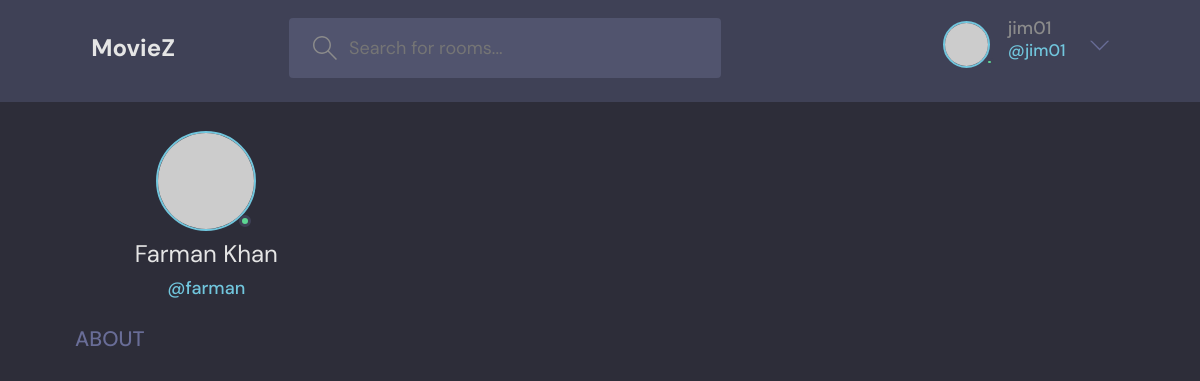
/account/profile/1 (signed in), run on the app's committed database.
### accounts/models.py (models this page shows, shortened)
class User(AbstractUser):
    ROLE_CHOICES = [
        ('member', 'Member'),
        ('admin', 'Admin')
    ]
    email = models.EmailField(unique=True, null=True)
    role = models.CharField(max_length= 30, choices = ROLE_CHOICES, default='member')
    USERNAME_FIELD = 'email'
    REQUIRED_FIELDS = []

### accounts/views.py (the view)
# urls.py: path('profile/<str:id>',views.userProfile, name="user-profile"),
def userProfile(request,id):
    profile = User.objects.get(pk=id)
    data={
        'profile':profile
    }
    return render(request,'accounts/profile.html',data)

### templates/accounts/profile.html (shortened to what this page needs)
{% extends 'main.html' %}
{% block content %}
<main class="profile-page layout layout--3">
    <div class="container">
      <div class="roomList">
        <div class="profile">
          <div class="profile__avatar">
            <div class="avatar avatar--large active">
              <img src="https://randomuser.me/api/portraits/men/11.jpg" />
            </div>
          </div>
          <div class="profile__info">
            <h3>{{profile.first_name}} {{profile.last_name}}</h3>
            <p>@{{profile.username}}</p>
          </div>
          <div class="profile__about">
            <h3>About</h3>
          </div>
        </div>
      </div>
    </div>
  </main>
{% endblock content %}

### templates/inc/header.html (shortened to what this page needs)
{% load static %}
<header class="header header--loggedIn">
    <div class="container">
      <a href="/" class="header__logo">
        <h1>MovieZ</h1>
      </a>
      <form class="header__search" action="{% url 'home' %}" method="GET">
        <label>
          <input name='q' placeholder="Search for rooms..." />
        </label>
      </form>
      <nav class="header__menu">
        {% if request.user.is_authenticated %}
        <div class="header__user">
          <a href="{% url 'user-profile' user.id %}">
            <div class="avatar avatar--medium active">
              <img src="https://randomuser.me/api/portraits/men/37.jpg" />
            </div>
            <p>{{user.username}}<span>@{{user.username}}</span></p>
          </a>
          <button class="dropdown-button">
            <svg version="1.1" xmlns="http://www.w3.org/2000/svg" width="32" height="32" viewBox="0 0 32 32">
              <title>chevron-down</title>
              <path d="M16 21l-13-13h-3l16 16 16-16h-3l-13 13z"></path>
            </svg>
          </button>
        </div>
        {% else %}
        <a href="{% url 'login' %}">
          <img src="{% static 'images/avatar.svg' %}" />
          <p>Login</p>
        </a>
        {% endif %}
      </nav>
    </div>
  </header>

### moviez/static/css/base.css (style rules this page uses)
:root { --primary: #232730; --secondary: #3a3e45; --white: #888787; --accent: #e56237; }
body { background-color: var(--primary); color: #fff; }
a { color: #fff; }
h2, h3 { color: var(--accent); }
main { overflow: hidden; }

### moviez/static/css/style.css (style rules this page uses)
:root { --color-main: #71c6dd; --color-main-light: #e1f6fb; --color-dark: #3f4156; --color-dark-medium: #51546e; --color-dark-light: #696d97; --color-light: #e5e5e5; --color-gray: #8b8b8b; --color-light-gray: #b2bdbd; --color-bg: #2d2d39; --color-success: #5dd693; --color-error: #fc4b0b; }
* { font-family: "DM Sans", -apple-system, BlinkMacSystemFont, "Segoe UI", Roboto, Oxygen, Ubuntu, Cantarell, "Open Sans", "Helvetica Neue", sans-serif; margin: 0; padding: 0; box-sizing: border-box; text-rendering: optimizeLegibility; font-size: inherit; }
html { font-size: 70%; }
@media only screen and (min-width: 1200px) { html { font-size: 75%; } }
body { line-height: 1.6; font-weight: 400; font-size: 1.5rem; color: var(--color-light-gray); background-color: var(--color-bg); min-height: 100vh; }
a { display: inline-block; color: var(--color-main); text-decoration: none; }
.container { max-width: 120rem; width: 90%; margin: auto; }
.avatar { position: relative; display: inline-block; border-radius: 50%; border: 2px solid var(--color-main); }
.avatar img { display: block; border-radius: 50%; object-fit: cover; object-position: center; }
.avatar::after { content: ""; display: block; position: absolute; background-color: var(--color-gray); z-index: 111; border-radius: 50%; border: 0.3rem solid var(--color-dark); }
.avatar.active::after { background-color: var(--color-success); }
.avatar.avatar--medium img { width: 3.6rem; height: 3.6rem; border-radius: 50%; }
.avatar.avatar--medium:after { width: 0.7rem; height: 0.7rem; bottom: 0px; right: -6px; }
.avatar.avatar--large img { display: block; width: 8rem; height: 8rem; border-radius: 50%; }
.avatar.avatar--large:after { width: 1rem; height: 1rem; bottom: 2px; right: 3.5px; }
.header { padding: 1.5rem; background-color: var(--color-dark); }
.header > .container { display: flex; gap: 9.5rem; }
.header__logo, .header__user { display: flex; gap: 2rem; align-items: center; }
.header__logo > h1 { font-weight: 700; font-size: 2rem; color: var(--color-light); }
.header__search > label { background-color: var(--color-dark-medium); padding: 1.3rem 1rem; display: flex; align-items: center; gap: 1rem; border-radius: 4px; }
.header__search svg { fill: var(--color-gray); width: 2rem; height: 2rem; margin-left: 1rem; }
.header__search input { width: 30rem; background: transparent; border: none; outline: none; color: var(--color-light); }
.header__menu { margin-left: auto; position: relative; }
.header__menu a { display: flex; gap: 1.5rem; align-items: center; font-weight: 500; text-decoration: none; color: var(--color-gray); }
.header__menu img { height: 3.6rem; }
.header__menu p { line-height: 1.2; }
.header__menu span { color: var(--color-main); font-weight: 500; font-size: 1.4rem; display: block; }
.header__menu svg { width: 1.6rem; height: 1.6rem; fill: var(--color-dark-light); }
.dropdown-button { background: transparent; border: 0; outline: 0; cursor: pointer; }
.layout { margin-top: 2.4rem; }
.layout > .container { display: flex; justify-content: space-between; align-items: flex-start; }
.layout--3 > .container > div:first-child { flex-basis: 18%; max-width: 22.5rem; }
.layout--3 > .container > div:last-child { flex-basis: 25%; }
.profile { margin-bottom: 3rem; }
.profile__avatar { text-align: center; }
.profile__info { text-align: center; }
.profile__info h3 { font-size: 2rem; color: var(--color-light); font-weight: 400; }
.profile__info p { color: var(--color-main); font-weight: 500; margin-bottom: 1rem; }
.profile__about { margin-top: 2rem; }
.profile__about h3 { text-transform: uppercase; color: var(--color-dark-light); margin-bottom: 0.5rem; }

### data on the page
User: username "jim01"
User: first_name "Farman", last_name "Khan", username "farman"
